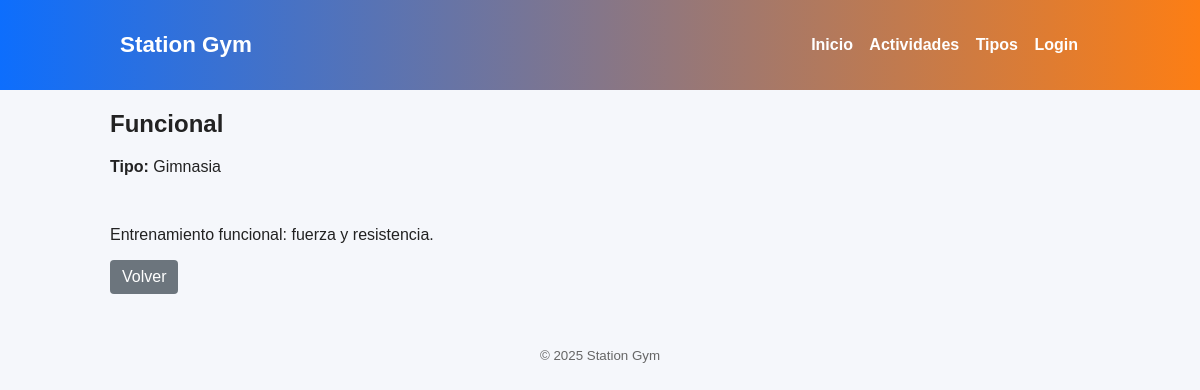
Page /station-gym/public/?action=actividades&id=1 on the committed database.
### tables this page shows
CREATE TABLE `actividades` (
  `id` int(11) NOT NULL,
  `nombre` varchar(255) NOT NULL,
  `descripcion` text DEFAULT NULL,
  `imagen` varchar(255) DEFAULT NULL,
  `tipo_id` int(11) DEFAULT NULL,
  `created_at` timestamp NOT NULL DEFAULT current_timestamp()
);

CREATE TABLE `tipos` (
  `id` int(11) NOT NULL,
  `nombre` varchar(100) NOT NULL
);

### station-gym/app/controllers/ActividadesController.php (called while the page is built, shortened)
<?php
class ActividadesController {
    private $pdo;
    public function __construct($pdo){ $this->pdo = $pdo; }
    public function view($id){
        $stmt = $this->pdo->prepare("SELECT a.*, t.nombre AS tipo FROM actividades a LEFT JOIN tipos t ON a.tipo_id=t.id WHERE a.id = ?");
        $stmt->execute([$id]);
        $actividad = $stmt->fetch(PDO::FETCH_ASSOC);
        require __DIR__.'/../views/layout/header.phtml';
        require __DIR__.'/../views/actividades/view.phtml';
        require __DIR__.'/../views/layout/footer.phtml';
    }
}
?>

### station-gym/app/views/actividades/view.phtml (the view, shortened to what this page needs)
<h2><?= htmlspecialchars($actividad['nombre']) ?></h2>
<p><strong>Tipo:</strong> <?= htmlspecialchars($actividad['tipo'] ?? 'Sin tipo') ?></p>
<p><?= nl2br(htmlspecialchars($actividad['descripcion'])) ?></p>
<a class="btn secondary" href="<?= BASE_URL ?>">Volver</a>

### station-gym/public/css/style.css (style rules this page uses)
body { font-family: Arial, sans-serif; margin:0; padding:0; background:#f5f7fb; color:#222; }
.btn { display:inline-block; padding:8px 12px; background:#0d6efd; color:white; text-decoration:none; border-radius:4px; }
.btn.secondary { background:#6c757d; }

### rows in the picture
actividades: nombre "Funcional", tipo.nombre "Gimnasia", descripcion "Entrenamiento funcional: fuerza y resistencia."
